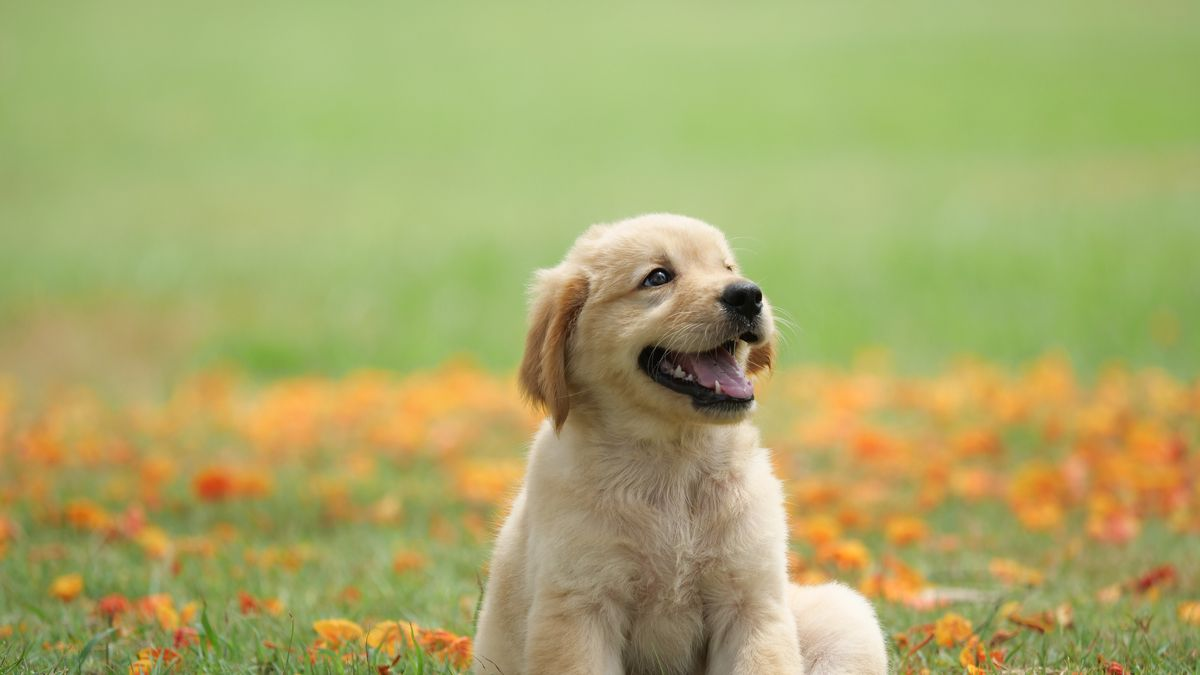
#> input picture Learn OpenCV 3 Computer Vision with Python/chapter 3/dog.jpg, 1200 x 675 px
$ jupyter execute --allow-errors processingImages.ipynb   (older library calls are emulated)
#> lines starting #> are read from the running program, lines starting #| are printed output that depends on the picture; after the words box and inside, x2 and y2 are one past the last pixel; in counts of white or black regions, pixels touching at a corner belong together
### Processing Images with OpenCV 3

#### Converting between different color spaces

- three color spaces are prevalent in modern day computer
vision: gray, BGR, and Hue, Saturation, Value (HSV).

- Gray is a color space that effectively eliminates color information translating
to shades of gray: this color space is extremely useful for intermediate
processing, such as face detection.

- BGR is the blue-green-red color space, in which each pixel is a three-element
array, each value representing the blue, green, and red colors: web developers
would be familiar with a similar definition of colors, except the order of colors
is RGB.

- In HSV, hue is a color tone, saturation is the intensity of a color, and value
represents its darkness (or brightness at the opposite end of the spectrum).

- [0 255 255] value (no blue, full green, and full red) produces the yellow
color.

#### The Fourier Transform

- Much of the processing you apply to images and videos in OpenCV involves the
concept of Fourier Transform in some capacity.

- Waveforms: useful when manipulating images, because it
allows us to identify regions in images where a signal (such as image pixels) changes
a lot, and regions where the change is less dramatic.  We can then arbitrarily mark
these regions as noise or regions of interests, background or foreground, and so on.

In an OpenCV context:
- There are a number of algorithms implemented
that enable us to process images and make sense of the data contained
in them, and these are also reimplemented in NumPy to make our
life even easier. NumPy has a Fast Fourier Transform (FFT) package,
which contains the fft2() method. This method allows us to
compute Discrete Fourier Transform (DFT) of the image.

- used for common
image processing operations, such as edge detection or line and shape detection.

Magnitude spectrum:
- It gives
a representation of the original image in terms of its changes: think of it as taking
an image and dragging all the brightest pixels to the center. Then, you gradually
work your way out to the border where all the darkest pixels have been pushed.
Immediately, you will be able to see how many light and dark pixels are contained in
your image and the percentage of their distribution

##### High pass filter
 - A high pass filter (HPF) is a filter that examines a region of an image and boosts
the intensity of certain pixels based on the difference in the intensity with the
surrounding pixels.

- Particularly effective in edge detection, where a common form of HPF called
high boost filter is used.

[cell 1]
import cv2
import numpy as np
from scipy import ndimage


"""Note that both filters sum up to 0, the reason for this is
    explained in detail in the Edge detection section
"""

# Filter  3 by 3
kernel_3x3 = np.array([  [-1, -1, -1],
                          [-1, 8, -1],
                          [-1, -1, -1]
                                        ])
# Filter 5 by 5
kernel_5x5 = np.array([  [-1, -1, -1, -1, -1],
                          [-1, 1,  2,  1, -1],
                          [-1, 2,  4,  2, -1],
                          [-1, 1,  2,  1, -1],
                          [-1, -1,  -1,  -1, -1],
                                                ])
# Read the dog image
img = cv2.imread("dog.jpg", 0)
#> img: shape (675, 1200); min 0, max 252, mean 161.8

# ndimage Multidimensional Image Processiog : Filters Fourier filters Interpolation Measurements Morphology
# convolve(): The array is convolved with the given kernel.
k3 = ndimage.convolve(img, kernel_3x3)
k5 = ndimage.convolve(img, kernel_5x5)

blurred = cv2.GaussianBlur(img, (11,11), 0)
g_hpf = img - blurred

cv2.imshow("3x3", k3)
cv2.imshow("5x5", k5)
cv2.imshow("g_hpf", g_hpf)
cv2.waitKey()
cv2.destroyAllWindows()

#### Low pass filter
- HPF boosts the intensity of a pixel, given its difference with its neighbors, a
low pass filter (LPF) will smoothen the pixel if the difference with the surrounding
pixels is lower than a certain threshold. This is used in denoising and blurring.

- Gaussian blur, is a low pass filter that attenuates the intensity of high frequency signals.

#### Edge Detection
-  Humans, can
easily recognize many object types and their pose just by seeing a backlit silhouette
or a rough sketch. Indeed, when art emphasizes edges and poses, it often seems
to convey the idea of an archetype, such as Rodin's The Thinker or Joe Shuster's
Superman.

- OpenCV provides many edge-finding filters, including Laplacian(), Sobel(), and
Scharr().

- OpenCV also provides many blurring filters, including blur() (simple
average), medianBlur(), and GaussianBlur().

##### Edge detection with Canny
 - The Canny edge detection algorithm is quite complex but also interesting: it's a
five-step process that denoises the image with a Gaussian filter, calculates gradients,
applies non maximum suppression (NMS) on edges, a double threshold on all the
detected edges to eliminate false positives, and, lastly, analyzes all the edges and
their connection to each other to keep the real edges and discard the weak ones

[cell 2]
import cv2
import numpy as np
img = cv2.imread("dog.jpg", 0)
cv2.imwrite("canny.jpg", cv2.Canny(img, 200, 300))
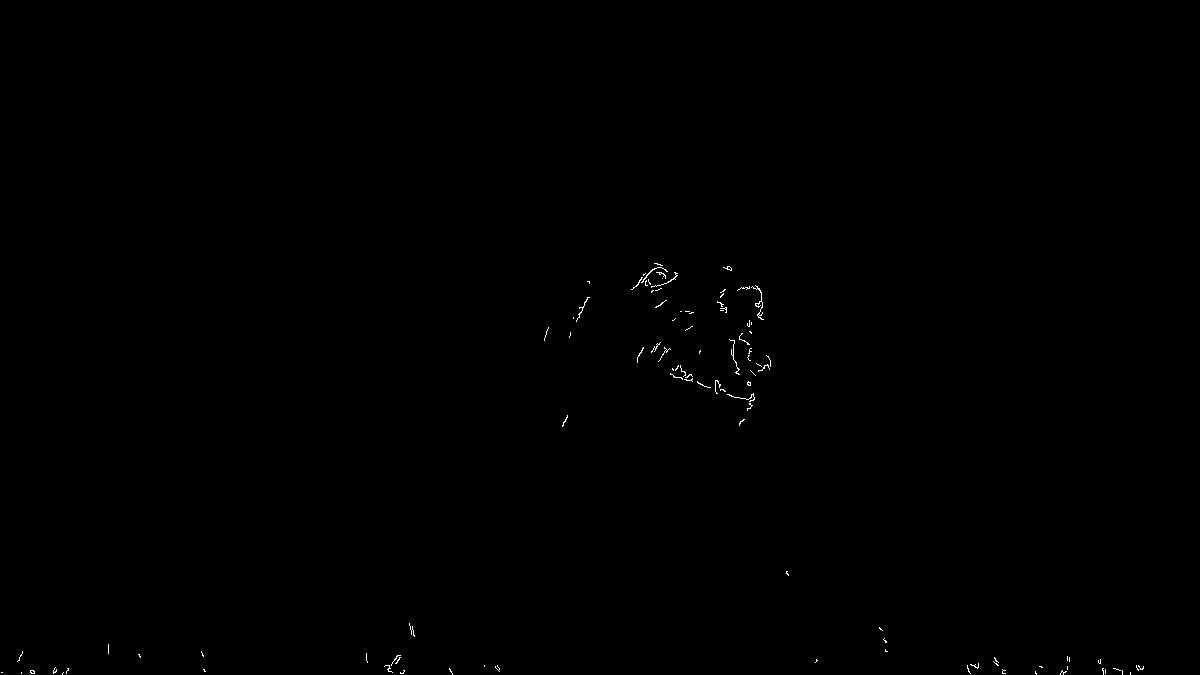
#> saved as canny.jpg: shape (675, 1200); 0.16% white in thin lines or dots, all inside (x1, y1, x2, y2) = (1, 263, 1144, 675)
cv2.imshow("canny", cv2.imread("canny.jpg"))
cv2.waitKey()
cv2.destroyAllWindows()

#### Contour detection

[cell 3]
import cv2
import numpy as np

img = np.zeros((200, 200), dtype=np.uint8)
img[50:150, 50:150] = 255

ret, thresh = cv2.threshold(img, 127, 255, 0)
image, contours, hierarchy = cv2.findContours(thresh, cv2.RETR_TREE, cv2.CHAIN_APPROX_SIMPLE)
color = cv2.cvtColor(img, cv2.COLOR_GRAY2BGR)
#> color: shape (200, 200, 3); 25% white; 1 white region, box (x1, y1, x2, y2) and area: (50, 50, 150, 150) 10000
img = cv2.drawContours(color, contours, -1, (0,255,0), 2)
#> img: shape (200, 200, 3)
cv2.imshow("contours", color)
cv2.waitKey()
cv2.destroyAllWindows()

#### Contours – bounding box, minimum area rectangle, and minimum enclosing circle

[cell 4]
import cv2
import numpy as np
img = cv2.pyrDown(cv2.imread("dog.jpg", cv2.IMREAD_UNCHANGED))
#> img: shape (338, 600, 3)

[cell 5]
ret, thresh = cv2.threshold(cv2.cvtColor(img.copy(), cv2.COLOR_BGR2GRAY) , 127, 255, cv2.THRESH_BINARY)
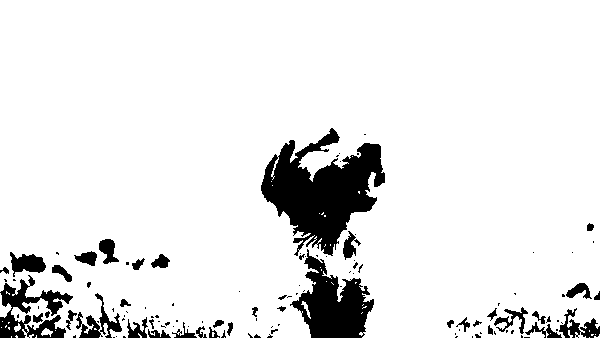
#> thresh: shape (338, 600); 90.6% white; 117 black regions (78 under 20 px)
image, contours, hier = cv2.findContours(thresh, cv2.RETR_EXTERNAL, cv2.CHAIN_APPROX_SIMPLE)
#> contours = 35 contours, 30 with area under 20; largest, box (x1, y1, x2, y2) and area: (0, 0, 600, 338) 192979, (0, 293, 12, 318) 101, (41, 328, 53, 337) 44, (301, 301, 311, 319) 34, (14, 323, 21, 332) 26

for c in contours:
    # find bounding box coordinates
    x,y,w,h = cv2.boundingRect(c)
    cv2.rectangle(img, (x,y), (x+w, y+h), (0, 255, 0), 2)
    # find minimum area
    rect = cv2.minAreaRect(c)
    # calculate coordinates of the minimum area rectangle
    box = cv2.boxPoints(rect)
    # normalize coordinates to integers
    box = np.int0(box)
    # draw contours
    cv2.drawContours(img, [box], 0, (0,0, 255), 3)
    # calculate center and radius of minimum enclosing circle
    (x,y),radius = cv2.minEnclosingCircle(c)
    # cast to integers
    center = (int(x),int(y))
    radius = int(radius)
    # draw the circle
    img = cv2.circle(img,center,radius,(0,255,0),2)
#> this loop made 35 passes
#> (w, h, rect, box, radius) on passes 1, 2, 3, 8, 10, 15: (1, 1, ((589, 337), (0, 0), -90), [[589, 337], [589, 337], [589, 337], [589, 337]], 0), (1, 1, ((224, 337), (0, 0), -90), [[224, 337], [224, 337], [224, 337], [224, 337]], 0), (2, 1, ((217.5, 337), (0, 1), -90), [[218, 337], [217, 337], [217, 337], [218, 337]], 0), (1, 1, ((595, 334), (0, 0), -90), [[595, 334], [595, 334], [595, 334], [595, 334]], 0), (1, 1, ((550, 333), (0, 0), -90), [[550, 333], [550, 333], [550, 333], [550, 333]], 0), (1, 1, ((55, 330), (0, 0), -90), [[55, 330], [55, 330], [55, 330], [55, 330]], 0)
#> (w, h, rect, box, radius, center) on passes 6, 7, 11, 12, 14: (3, 3, ((16.25, 336.3), (1.41, 2.12), -45), [[16, 337], [14, 336], [15, 335], [17, 336]], 1, (16, 336)), (6, 4, ((596.5, 335.5), (3, 5), -90), [[599, 337], [594, 337], [594, 334], [599, 334]], 2, (596, 335)), (4, 5, ((139.5, 335), (1.39, 4.99), -33.69), [[140, 337], [137, 333], [138, 332], [141, 336]], 2, (139, 335)), (3, 5, ((213, 334), (4, 2), -90), [[214, 336], [212, 336], [212, 332], [214, 332]], 2, (212, 334)), (5, 8, ((569.4, 333.5), (2.92, 7.55), -30.96), [[570, 337], [566, 331], [568, 329], [572, 336]], 3, (569, 333))
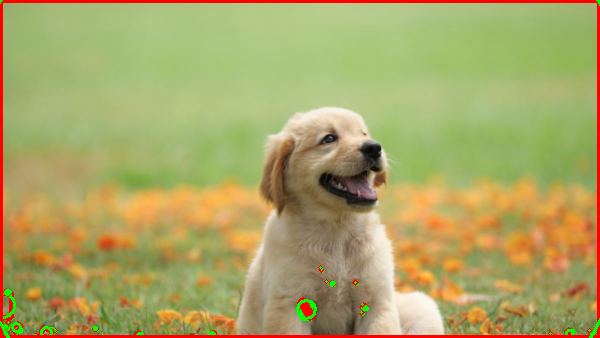
#> img: shape (338, 600, 3); mean B, G, R 101.8, 165.2, 171

cv2.drawContours(img, contours, -1, (255, 0, 0), 1)
#> img: shape (338, 600, 3); 1.73% of pixels changed, all inside (x1, y1, x2, y2) = (0, 0, 600, 338)
cv2.imshow("contours", img)

#### Contours – convex contours and the Douglas-Peucker algorithm

#> (a cell that did not finish here is left out)

#### Line and circle detection

[cell 7]
import cv2
import numpy as np
img = cv2.imread('dog.jpg')
#> img is the input picture: shape (675, 1200, 3); mean B, G, R 105.2, 169.4, 168.5
gray = cv2.cvtColor(img,cv2.COLOR_BGR2GRAY)
edges = cv2.Canny(gray,50,120)
#> edges: shape (675, 1200); 2.8% white in thin lines or dots, all inside (x1, y1, x2, y2) = (0, 212, 1197, 675)
minLineLength = 20
maxLineGap = 5
lines = cv2.HoughLinesP(edges,1,np.pi/180,100,minLineLength, maxLineGap)
#> lines = 97 rows, first 6: [294, 673, 303, 673], [135, 666, 144, 666], [140, 659, 149, 659], [939, 663, 944, 663], [1017, 669, 1023, 669], [66, 658, 71, 658]
for x1,y1,x2,y2 in lines[0]:
    cv2.line(img,(x1,y1),(x2,y2),(0,255,0),2)
    cv2.imshow("edges", edges)
    cv2.imshow("lines", img)
#> this loop made 1 pass
cv2.waitKey()
cv2.destroyAllWindows()

#### Circle detection

[cell 8]
import cv2
import numpy as np
dog = cv2.imread('dog.jpg')
gray_img = cv2.cvtColor(dog, cv2.COLOR_BGR2GRAY)
img = cv2.medianBlur(gray_img, 5)
#> img: shape (675, 1200)
cimg = cv2.cvtColor(img,cv2.COLOR_GRAY2BGR)
circles = cv2.HoughCircles(img,cv2.HOUGH_GRADIENT,1,120,
param1=100,param2=30,minRadius=0,
maxRadius=0)
#> circles = [[638.5, 376.5, 100.4], [812.5, 427.5, 259.4], [648.5, 508.5, 135.5], [987.5, 640.5, 28.6], [695.5, 258.5, 36.9], [813.5, 653.5, 74.9], [890.5, 530.5, 129.9], [385.5, 646.5, 21.7]]
circles = np.uint16(np.around(circles))
#> circles = [[638, 376, 100], [812, 428, 259], [648, 508, 136], [988, 640, 29], [696, 258, 37], [814, 654, 75], [890, 530, 130], [386, 646, 22]]
for i in circles[0,:]:
    # draw the outer circle
    cv2.circle(dog,(i[0],i[1]),i[2],(0,255,0),2)
    # draw the center of the circle
    cv2.circle(dog,(i[0],i[1]),2,(0,0,255),3)
    cv2.imwrite("dog_circles.jpg", dog)
    cv2.imshow("HoughCirlces", dog)
#> this loop made 8 passes
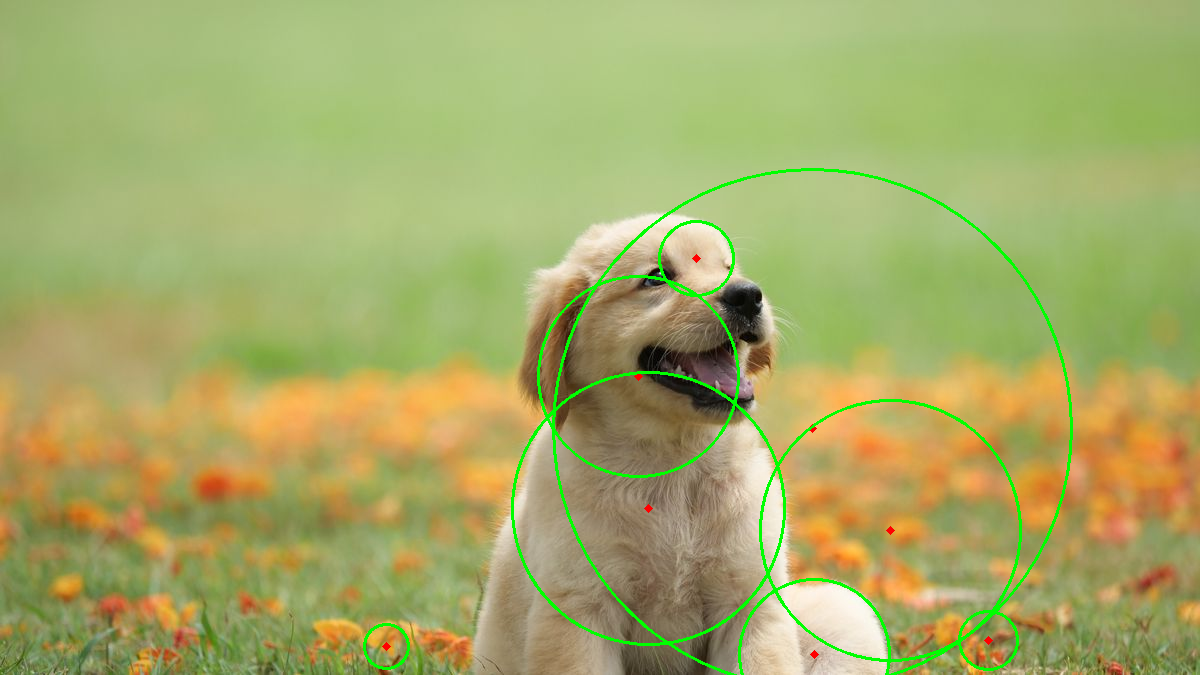
#> dog: shape (675, 1200, 3); 1.69% of pixels changed, all inside (x1, y1, x2, y2) = (363, 168, 1073, 675)

cv2.waitKey()
cv2.destroyAllWindows()

[cell 9]
import cv2
import numpy as np
planets = cv2.imread('planets.jpg')
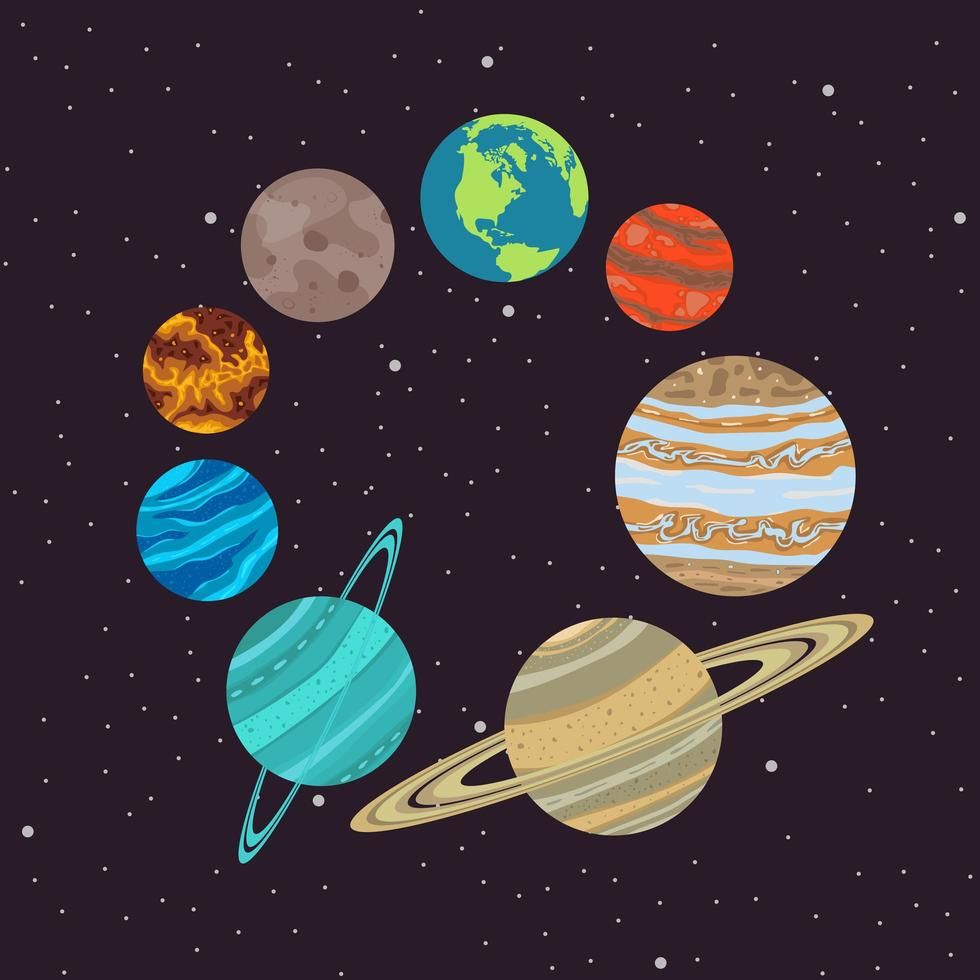
#> input picture Learn OpenCV 3 Computer Vision with Python/chapter 3/planets.jpg, 980 x 980 px
#> planets is the input picture: shape (980, 980, 3); mean B, G, R 62.6, 56.4, 64
gray_img = cv2.cvtColor(planets, cv2.COLOR_BGR2GRAY)
img = cv2.medianBlur(gray_img, 5)
#> img: shape (980, 980)
cimg = cv2.cvtColor(img,cv2.COLOR_GRAY2BGR)
#> cimg: shape (980, 980, 3)
circles = cv2.HoughCircles(img,cv2.HOUGH_GRADIENT,1,120, param1=100,param2=30,minRadius=0, maxRadius=0)
#> circles = 43 rows, first 8: [613.5, 726.5, 108.5], [520.5, 476.5, 320.5], [735.5, 476.5, 119.3], [316.5, 244.5, 76.6], [668.5, 266.5, 63.3], [321.5, 691.5, 95.9], [504.5, 198.5, 84.3], [330.5, 13.5, 792.2]
circles = np.uint16(np.around(circles))
#> circles = 43 rows, first 8: [614, 726, 108], [520, 476, 320], [736, 476, 119], [316, 244, 77], [668, 266, 63], [322, 692, 96], [504, 198, 84], [330, 14, 792]
for i in circles[0,:]:
    # draw the outer circle
    cv2.circle(planets,(i[0],i[1]),i[2],(0,255,0),2)
    # draw the center of the circle
    cv2.circle(planets,(i[0],i[1]),2,(0,0,255),3)
    cv2.imwrite("planets_circles.jpg", planets)
    cv2.imshow("HoughCirlces", planets)
#> this loop made 43 passes
#> i on passes 1 to 12: [614, 726, 108], [520, 476, 320], [736, 476, 119], [316, 244, 77], [668, 266, 63], [322, 692, 96], [504, 198, 84], [330, 14, 792], [422, 316, 497], [406, 512, 297], [556, 360, 379], [254, 112, 731]
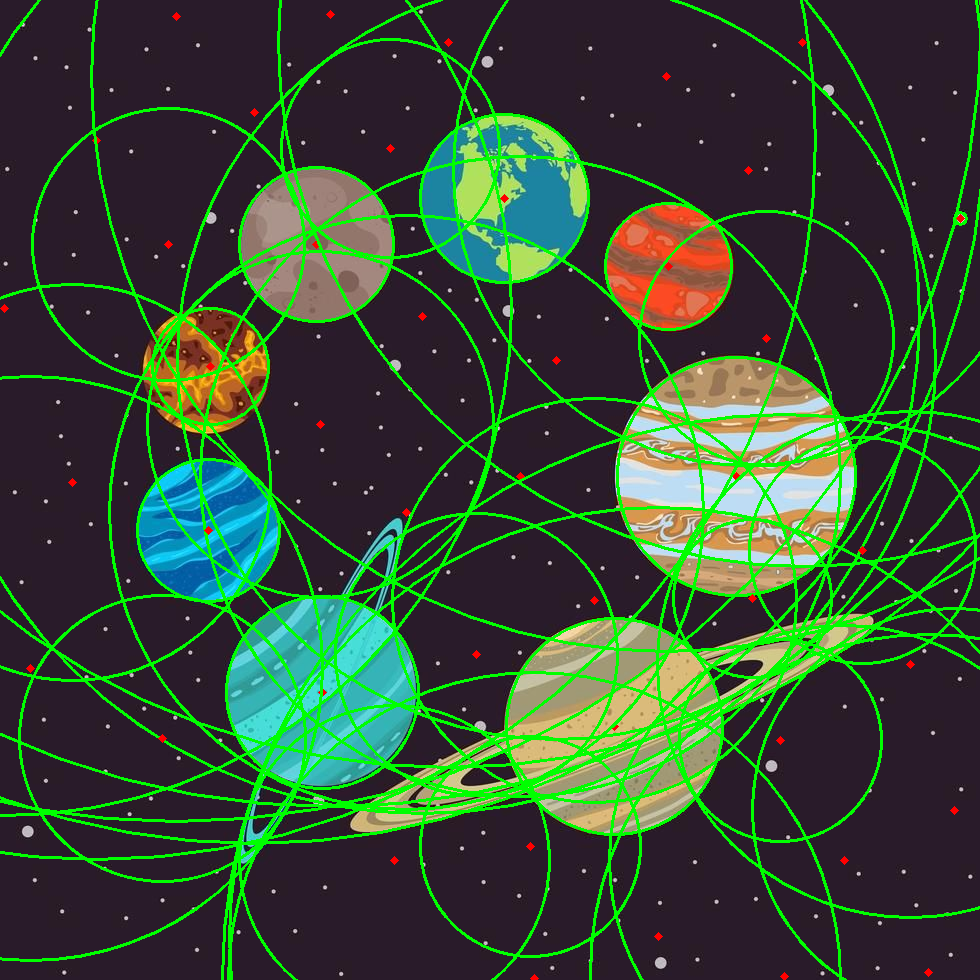
#> planets: shape (980, 980, 3); 11.36% of pixels changed, all inside (x1, y1, x2, y2) = (0, 0, 980, 980)

cv2.waitKey()
cv2.destroyAllWindows()
